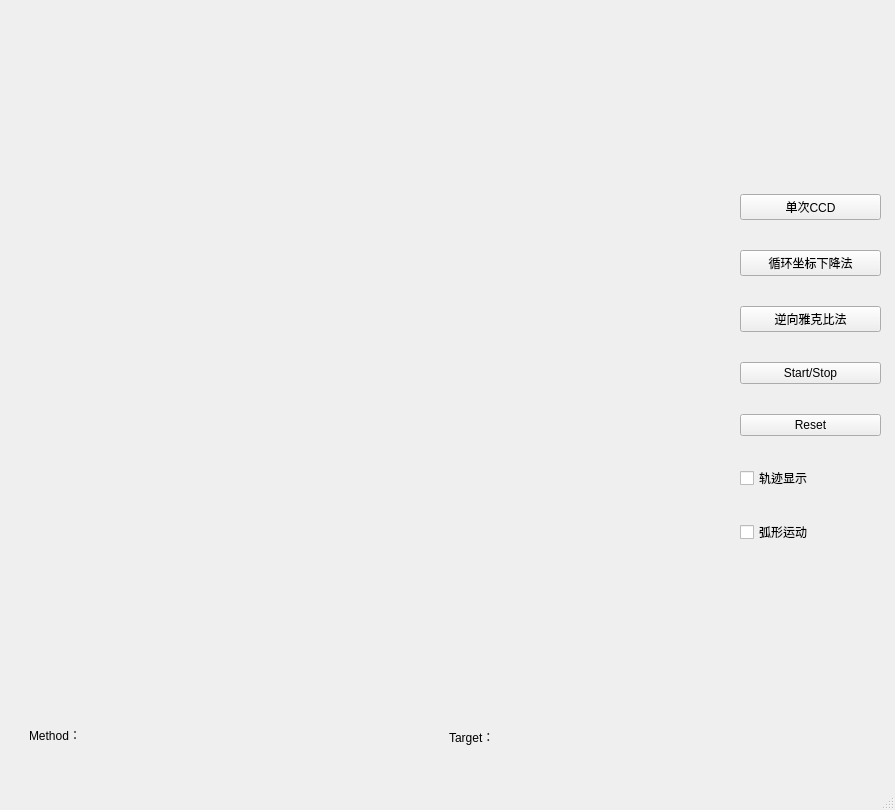
<?xml version="1.0" encoding="UTF-8"?>
<ui version="4.0">
 <class>MainWindow</class>
 <widget class="QMainWindow" name="MainWindow">
  <property name="geometry">
   <rect>
    <x>0</x>
    <y>0</y>
    <width>895</width>
    <height>810</height>
   </rect>
  </property>
  <property name="windowTitle">
   <string>MainWindow</string>
  </property>
  <property name="autoFillBackground">
   <bool>true</bool>
  </property>
  <widget class="QWidget" name="centralwidget">
   <widget class="Controller" name="paintCon" native="true">
    <property name="geometry">
     <rect>
      <x>19</x>
      <y>9</y>
      <width>711</width>
      <height>751</height>
     </rect>
    </property>
    <property name="autoFillBackground">
     <bool>true</bool>
    </property>
    <widget class="QLabel" name="methodTitle">
     <property name="geometry">
      <rect>
       <x>10</x>
       <y>720</y>
       <width>54</width>
       <height>12</height>
      </rect>
     </property>
     <property name="text">
      <string>Method：</string>
     </property>
    </widget>
    <widget class="QLabel" name="targetTitle">
     <property name="geometry">
      <rect>
       <x>430</x>
       <y>720</y>
       <width>54</width>
       <height>16</height>
      </rect>
     </property>
     <property name="text">
      <string>Target：</string>
     </property>
    </widget>
    <widget class="QLabel" name="methodLabel">
     <property name="geometry">
      <rect>
       <x>70</x>
       <y>720</y>
       <width>151</width>
       <height>16</height>
      </rect>
     </property>
     <property name="text">
      <string/>
     </property>
    </widget>
    <widget class="QLabel" name="targetLabel">
     <property name="geometry">
      <rect>
       <x>480</x>
       <y>710</y>
       <width>191</width>
       <height>31</height>
      </rect>
     </property>
     <property name="text">
      <string/>
     </property>
    </widget>
   </widget>
   <widget class="QWidget" name="verticalLayoutWidget">
    <property name="geometry">
     <rect>
      <x>740</x>
      <y>170</y>
      <width>141</width>
      <height>401</height>
     </rect>
    </property>
    <layout class="QVBoxLayout" name="verticalLayout">
     <item>
      <widget class="QPushButton" name="CCDsingle">
       <property name="text">
        <string>单次CCD</string>
       </property>
      </widget>
     </item>
     <item>
      <widget class="QPushButton" name="CCD">
       <property name="text">
        <string>循环坐标下降法</string>
       </property>
      </widget>
     </item>
     <item>
      <widget class="QPushButton" name="Jacobi">
       <property name="text">
        <string>逆向雅克比法</string>
       </property>
      </widget>
     </item>
     <item>
      <widget class="QPushButton" name="startButton">
       <property name="text">
        <string>Start/Stop</string>
       </property>
      </widget>
     </item>
     <item>
      <widget class="QPushButton" name="resetButton">
       <property name="text">
        <string>Reset</string>
       </property>
      </widget>
     </item>
     <item>
      <widget class="QCheckBox" name="trace">
       <property name="text">
        <string>轨迹显示</string>
       </property>
      </widget>
     </item>
     <item>
      <widget class="QCheckBox" name="circletrace">
       <property name="text">
        <string>弧形运动</string>
       </property>
      </widget>
     </item>
    </layout>
   </widget>
  </widget>
  <widget class="QMenuBar" name="menubar">
   <property name="geometry">
    <rect>
     <x>0</x>
     <y>0</y>
     <width>895</width>
     <height>21</height>
    </rect>
   </property>
  </widget>
  <widget class="QStatusBar" name="statusbar"/>
 </widget>
 <customwidgets>
  <customwidget>
   <class>Controller</class>
   <extends>QWidget</extends>
   <header location="global">controller.h</header>
   <container>1</container>
  </customwidget>
 </customwidgets>
 <resources/>
 <connections/>
</ui>
